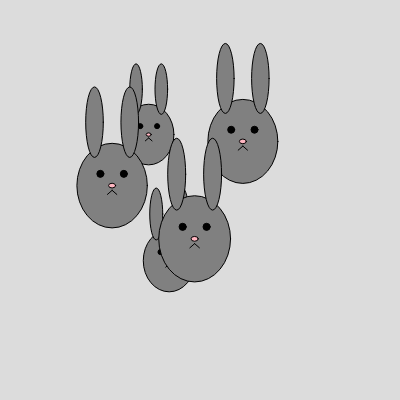
Frame 1 (no input)
Frame 60 (no input): identical to frame 1, image omitted
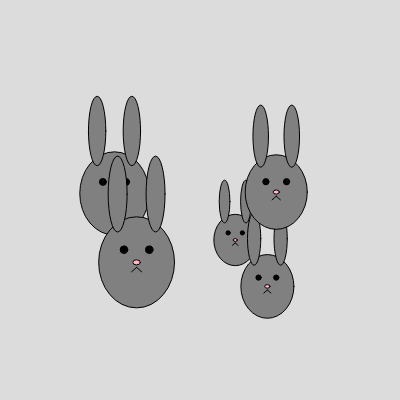
Frame 120 (the mouse pressed at the canvas centre since frame 60)

The p5.js sketch that drew these frames (run headless with seeded random() and noise() and a simulated clock; from frame 60 on, the mouse is pressed at the canvas centre):

// p5.js sketch
// ── sketch.js

  let rabbits = [];  
  let numRabbits = 5;  
  
  function setup() {
      createCanvas(400, 400);
  
      
      let areaX = 100;
      let areaY = 100;
      let areaWidth = 200;
      let areaHeight = 200;
  
      
      for (let i = 0; i < numRabbits; i++) {
          let rabbit = {
              x: random(areaX, areaX + areaWidth),
              y: random(areaY, areaY + areaHeight),
              size: random(40, 80)
          };
          rabbits.push(rabbit);
      }
  }
  
  function draw() {
      background(220);
  
      
      rabbits.forEach(rabbit => {
          push();
          translate(rabbit.x, rabbit.y);
          MakeARabbit(rabbit.size);
          pop();
      });
  }
  
  function MakeARabbit(creatureWidth) {
      // Body
      fill('gray');
      ellipse(0, 0, creatureWidth, creatureWidth * 1.2);  // body is slightly taller than it is wide
  
      // Ears
      fill('gray');
      ellipse(-creatureWidth / 4, -creatureWidth * 0.9, creatureWidth / 4, creatureWidth);  // left ear
      ellipse(creatureWidth / 4, -creatureWidth * 0.9, creatureWidth / 4, creatureWidth);   // right ear
  
      // Eyes
      fill(0);
      ellipse(-creatureWidth / 6, -creatureWidth / 6, creatureWidth / 10, creatureWidth / 10); // left eye
      ellipse(creatureWidth / 6, -creatureWidth / 6, creatureWidth / 10, creatureWidth / 10);  // right eye
  
      // Nose
      fill(255, 182, 193);  
      ellipse(0, 0, creatureWidth / 10, creatureWidth / 15);
  
      // Mouth
      stroke(0);
      line(0, creatureWidth / 15, -creatureWidth / 15, creatureWidth / 8); // left side of mouth
      line(0, creatureWidth / 15, creatureWidth / 15, creatureWidth / 8);  // right side of mouth
  }
  
  function mousePressed() {
      
      let areaX = 100;
      let areaY = 100;
      let areaWidth = 200;
      let areaHeight = 200;
      
      rabbits.forEach(rabbit => {
          rabbit.x = random(areaX, areaX + areaWidth);
          rabbit.y = random(areaY, areaY + areaHeight);
          rabbit.size = random(40, 80);
      });
  }
